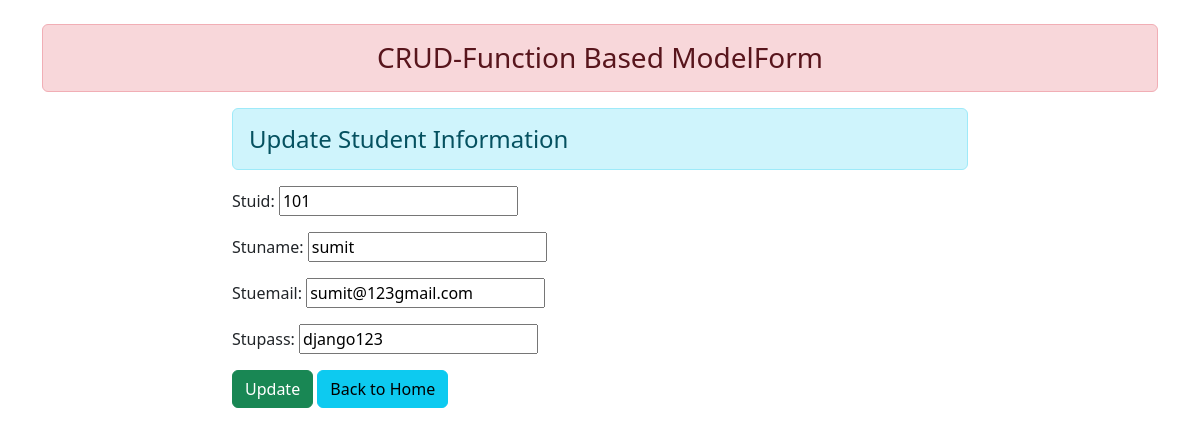
Screenshot of /20/ with the database file from the repository.
### crud/models.py (models this page shows)
class Student(models.Model):
    stuid=models.CharField(max_length=70)
    stuname=models.CharField(max_length=110)
    stuemail=models.CharField(max_length=110)
    stupass=models.CharField(max_length=110)

### crud/views.py (the view)
# urls.py: path("<int:id>/",views.update,name="update"),
def update(request,id):
    if request.method=='POST':
        pi=Student.objects.get(pk=id)
        fm=StudentRegistration(request.POST,instance=pi)
        if fm.is_valid():
            fm.save()
    else:
        pi=Student.objects.get(pk=id)
        fm=StudentRegistration(instance=pi)
    return render(request,"crud/update.html",{'form':fm})

### crud/forms.py
class StudentRegistration(forms.ModelForm):
    class Meta:
        model=Student
        fields=['stuid','stuname','stuemail','stupass']

### crud/templates/crud/update.html (shortened to what this page needs)
{% extends 'crud/base.html' %}
{% block content %}
<div class="row">
    <div class="col-sm-8 offset-2">
        <h4 class="alert alert-info">Update Student Information</h4>
        <form action="" method="post">
            {{form.as_p}}
            <input type="submit" class="btn btn-success" value="Update">
            <a href="{% url 'addshow' %}" class="btn btn-info">Back to Home</a>
        </form>
    </div>
</div>
{% endblock content %}

### rows the page displays
Student: stuid "101", stuname "sumit", stuemail "sumit@123gmail.com", stupass "django123"
